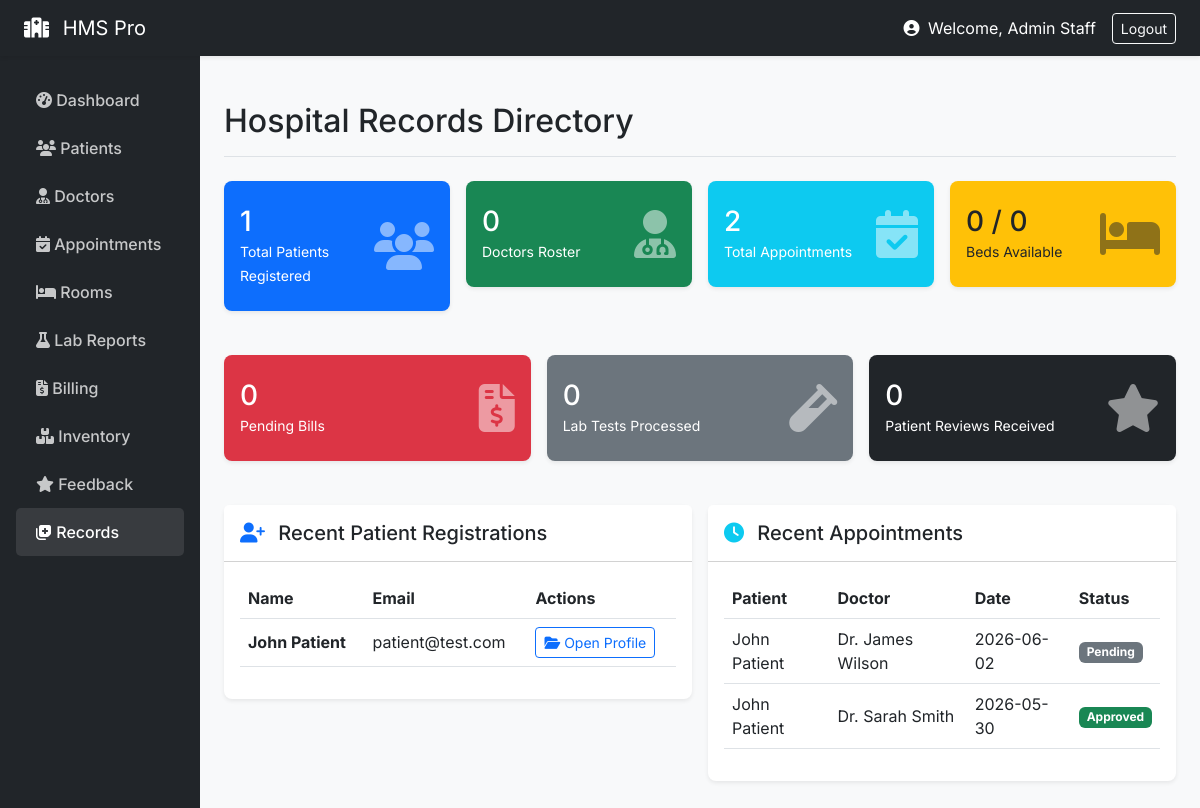
The page /staff/records (signed in) on the database as committed earlier.
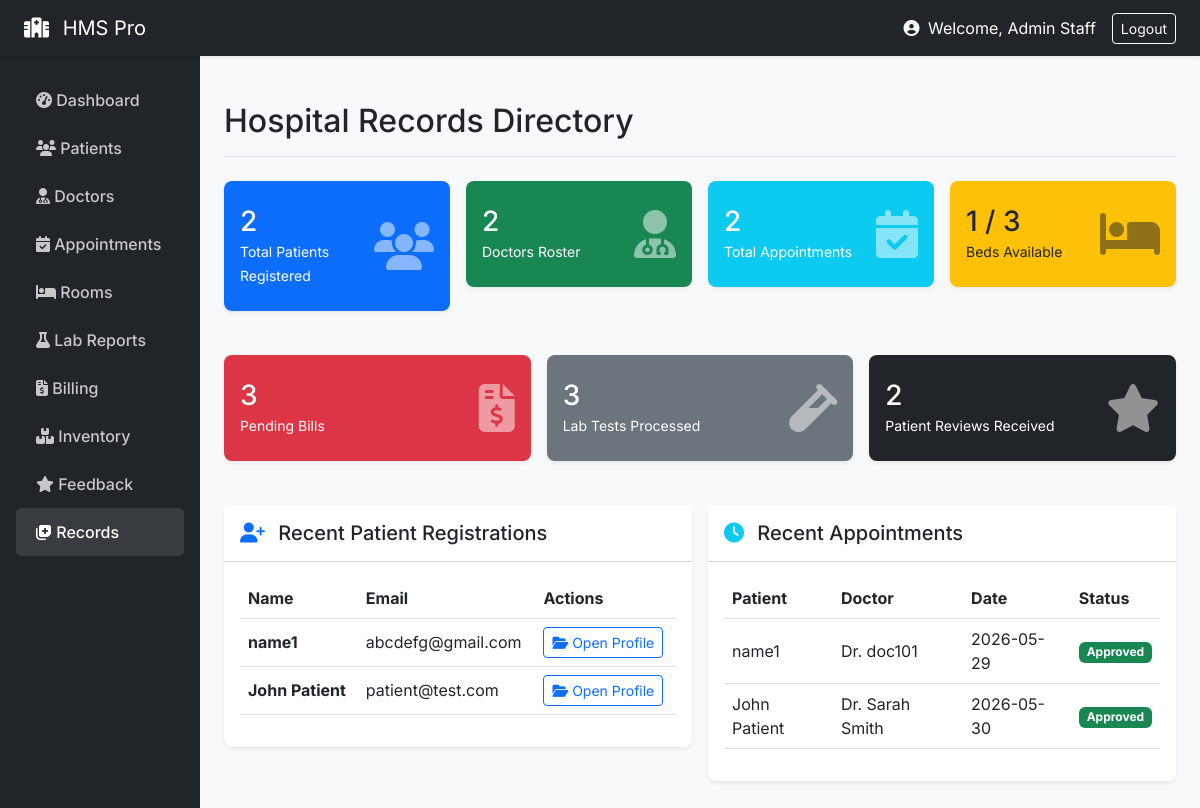
The same page on the database as committed later.
### models/__init__.py (models this page shows, shortened)
class User(UserMixin, db.Model):
    id = db.Column(db.Integer, primary_key=True)
    email = db.Column(db.String(120), unique=True, nullable=False)
    name = db.Column(db.String(100), nullable=False)
    role = db.Column(db.String(20), nullable=False)
    password_hash = db.Column(db.String(200), nullable=False)
    age = db.Column(db.Integer)
    gender = db.Column(db.String(10))
    staff_role = db.Column(db.String(50))
    department = db.Column(db.String(50))
    staff_id = db.Column(db.String(20))
    created_at = db.Column(db.DateTime, default=datetime.utcnow)

class Appointment(db.Model):
    id = db.Column(db.Integer, primary_key=True)
    patient_id = db.Column(db.Integer, db.ForeignKey('user.id'))
    doctor_id = db.Column(db.Integer, db.ForeignKey('user.id'))
    department = db.Column(db.String(100))
    hospital_branch = db.Column(db.String(100))
    appointment_type = db.Column(db.String(50))
    date = db.Column(db.Date, nullable=False)
    time = db.Column(db.Time, nullable=False)
    status = db.Column(db.String(20), default='Pending')
    reason = db.Column(db.Text)
    symptoms = db.Column(db.Text)
    created_at = db.Column(db.DateTime, default=datetime.utcnow)
    patient = db.relationship('User', foreign_keys=[patient_id])
    doctor = db.relationship('User', foreign_keys=[doctor_id])

### routes/staff.py (the view)
@staff_bp.route('/records')
def records():
    total_patients    = User.query.filter_by(role='patient').count()
    total_doctors     = User.query.filter_by(role='staff', staff_role='Doctor').count()
    total_appointments = Appointment.query.count()
    available_rooms   = Room.query.filter_by(status='Vacant').count()   # CHANGE STATUS VALUE HERE
    total_rooms       = Room.query.count()
    pending_bills     = Invoice.query.filter_by(status='Unpaid').count()
    total_lab         = LabReport.query.count()
    total_inventory   = Inventory.query.count()
    total_feedback    = Feedback.query.count()
    recent_appointments = Appointment.query.order_by(Appointment.created_at.desc()).limit(10).all()
    recent_patients     = User.query.filter_by(role='patient').order_by(User.created_at.desc()).limit(5).all()
    return render_template('records.html',
                           total_patients=total_patients,
                           total_doctors=total_doctors,
                           total_appointments=total_appointments,
                           available_rooms=available_rooms,
                           total_rooms=total_rooms,
                           pending_bills=pending_bills,
                           total_lab=total_lab,
                           total_inventory=total_inventory,
                           total_feedback=total_feedback,
                           recent_appointments=recent_appointments,
                           recent_patients=recent_patients)

### models/__init__.py (called while the page is built)
@login_manager.user_loader
def load_user(user_id):
    return User.query.get(int(user_id))

### routes/staff.py (called while the page is built)
def staff_required(f):
    @wraps(f)
    def decorated_function(*args, **kwargs):
        if current_user.role != 'staff':
            flash('Staff access only', 'danger')
            return redirect(url_for('auth.login'))
        return f(*args, **kwargs)
    return decorated_function

@staff_bp.before_request
@login_required
@staff_required
def before_request():
    pass

### templates/records.html (shortened to what the changed rows need)
{% extends "base.html" %}
{% block page_title %}Hospital Records Directory{% endblock %}
{% block content %}
<div class="row g-3 mb-4">
    <div class="col-md-3">
        <div class="card border-0 bg-primary text-white shadow-sm">
            <div class="card-body d-flex justify-content-between align-items-center py-4">
                <div>
                    <h3 class="mb-0">{{ total_patients }}</h3>
                    <small>Total Patients Registered</small>
                </div>
            </div>
        </div>
    </div>
    <div class="col-md-3">
        <div class="card border-0 bg-success text-white shadow-sm">
            <div class="card-body d-flex justify-content-between align-items-center py-4">
                <div>
                    <h3 class="mb-0">{{ total_doctors }}</h3>
                    <small>Doctors Roster</small>
                </div>
            </div>
        </div>
    </div>
    <div class="col-md-3">
        <div class="card border-0 bg-warning text-dark shadow-sm">
            <div class="card-body d-flex justify-content-between align-items-center py-4">
                <div>
                    <h3 class="mb-0">{{ available_rooms }} / {{ total_rooms }}</h3>
                    <small>Beds Available</small>
                </div>
            </div>
        </div>
    </div>
</div>
<div class="row g-3 mb-4">
    <div class="col-md-4">
        <div class="card border-0 bg-danger text-white shadow-sm">
            <div class="card-body d-flex justify-content-between align-items-center py-4">
                <div>
                    <h3 class="mb-0">{{ pending_bills }}</h3>
                    <small>Pending Bills</small>
                </div>
            </div>
        </div>
    </div>
    <div class="col-md-4">
        <div class="card border-0 bg-secondary text-white shadow-sm">
            <div class="card-body d-flex justify-content-between align-items-center py-4">
                <div>
                    <h3 class="mb-0">{{ total_lab }}</h3>
                    <small>Lab Tests Processed</small>
                </div>
            </div>
        </div>
    </div>
    <div class="col-md-4">
        <div class="card border-0 bg-dark text-white shadow-sm">
            <div class="card-body d-flex justify-content-between align-items-center py-4">
                <div>
                    <h3 class="mb-0">{{ total_feedback }}</h3>
                    <small>Patient Reviews Received</small>
                </div>
            </div>
        </div>
    </div>
</div>
<div class="row g-3">
    <div class="col-md-6">
        <div class="card shadow-sm border-0">
            <div class="card-body">
                {% if recent_patients|length == 0 %}
                <p class="text-center text-muted my-4">No recent patients found.</p>
                {% else %}
                <div class="table-responsive">
                    <table class="table align-middle">
                        <thead>
                            <tr>
                                <th>Name</th>
                                <th>Email</th>
                                <th>Actions</th>
                            </tr>
                        </thead>
                        <tbody>
                            {% for patient in recent_patients %}
                            <tr>
                                <td><strong>{{ patient.name }}</strong></td>
                                <td>{{ patient.email }}</td>
                                <td>
                                    <a href="{{ url_for('staff.patient_records', patient_id=patient.id) }}" class="btn btn-sm btn-outline-primary">
                                        <i class="fas fa-folder-open"></i> Open Profile
                                    </a>
                                </td>
                            </tr>
                            {% endfor %}
                        </tbody>
                    </table>
                </div>
                {% endif %}
            </div>
        </div>
    </div>
    <div class="col-md-6">
        <div class="card shadow-sm border-0">
            <div class="card-body">
                {% if recent_appointments|length == 0 %}
                <p class="text-center text-muted my-4">No appointments found.</p>
                {% else %}
                <div class="table-responsive">
                    <table class="table align-middle">
                        <thead>
                            <tr>
                                <th>Patient</th>
                                <th>Doctor</th>
                                <th>Date</th>
                                <th>Status</th>
                            </tr>
                        </thead>
                        <tbody>
                            {% for appt in recent_appointments %}
                            <tr>
                                <td>{{ appt.patient.name if appt.patient else 'Unknown' }}</td>
                                <td>Dr. {{ appt.doctor.name if appt.doctor else 'Unknown' }}</td>
                                <td>{{ appt.date }}</td>
                                <td>
                                    <span class="badge bg-{{ 'success' if appt.status == 'Approved' else 'secondary' }}">{{ appt.status }}</span>
                                </td>
                            </tr>
                            {% endfor %}
                        </tbody>
                    </table>
                </div>
                {% endif %}
            </div>
        </div>
    </div>
</div>
{% endblock %}

Rows that differ between the two databases and show on the page:
removed Appointment: patient "John Patient", doctor "James Wilson", date "2026-06-02", status "Pending"
added User: name "name1", email "abcdefg@gmail.com"
added Appointment: patient "name1", doctor "doc101", date "2026-05-29", status "Approved"
Other text that changed with them:
{{ total_patients }}: "1" → "2"
{{ total_doctors }}: "0" → "2"
{{ available_rooms }}: "0" → "1"
{{ total_rooms }}: "0" → "3"
{{ pending_bills }}: "0" → "3"
{{ total_lab }}: "0" → "3"
{{ total_feedback }}: "0" → "2"
